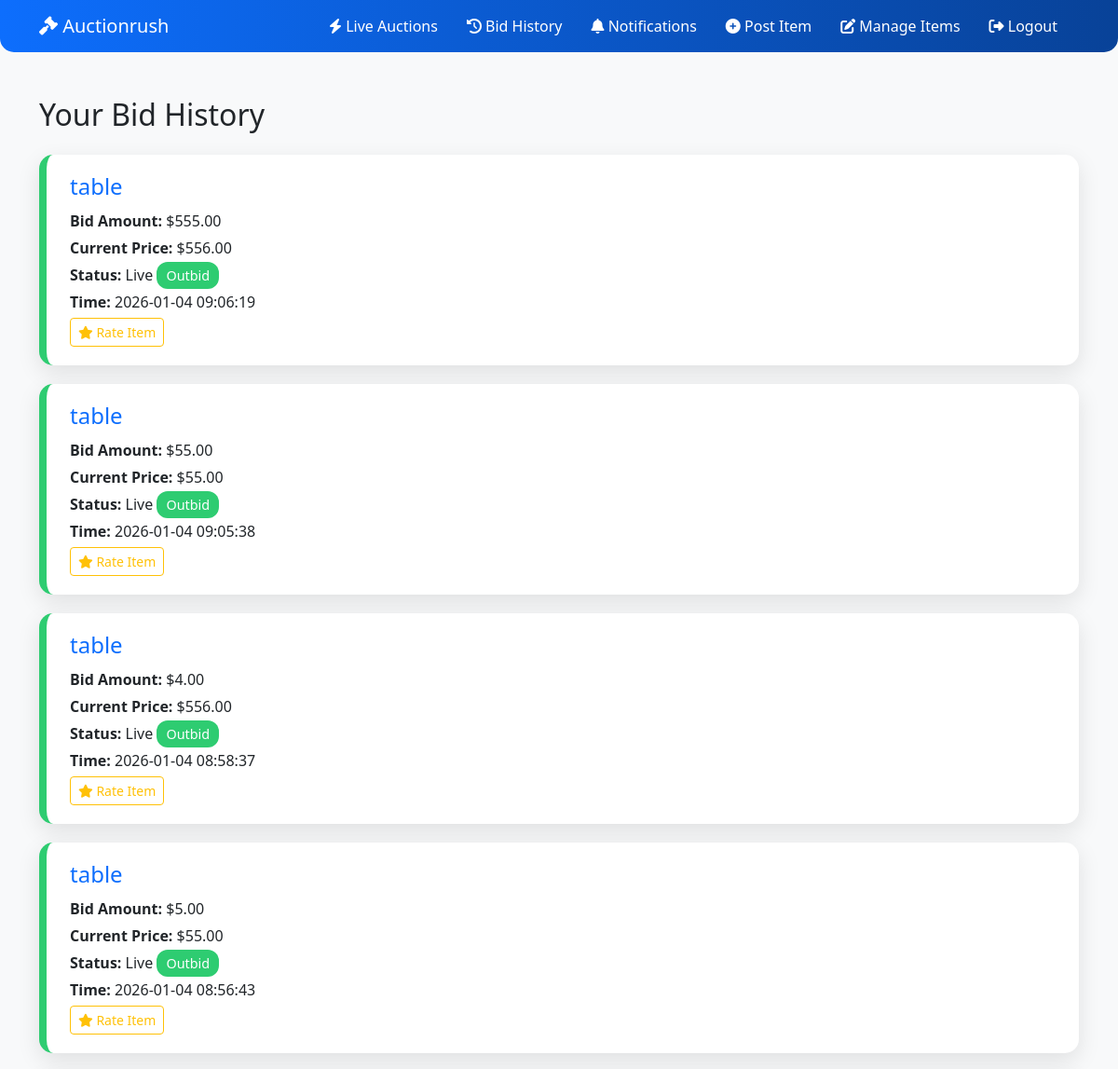
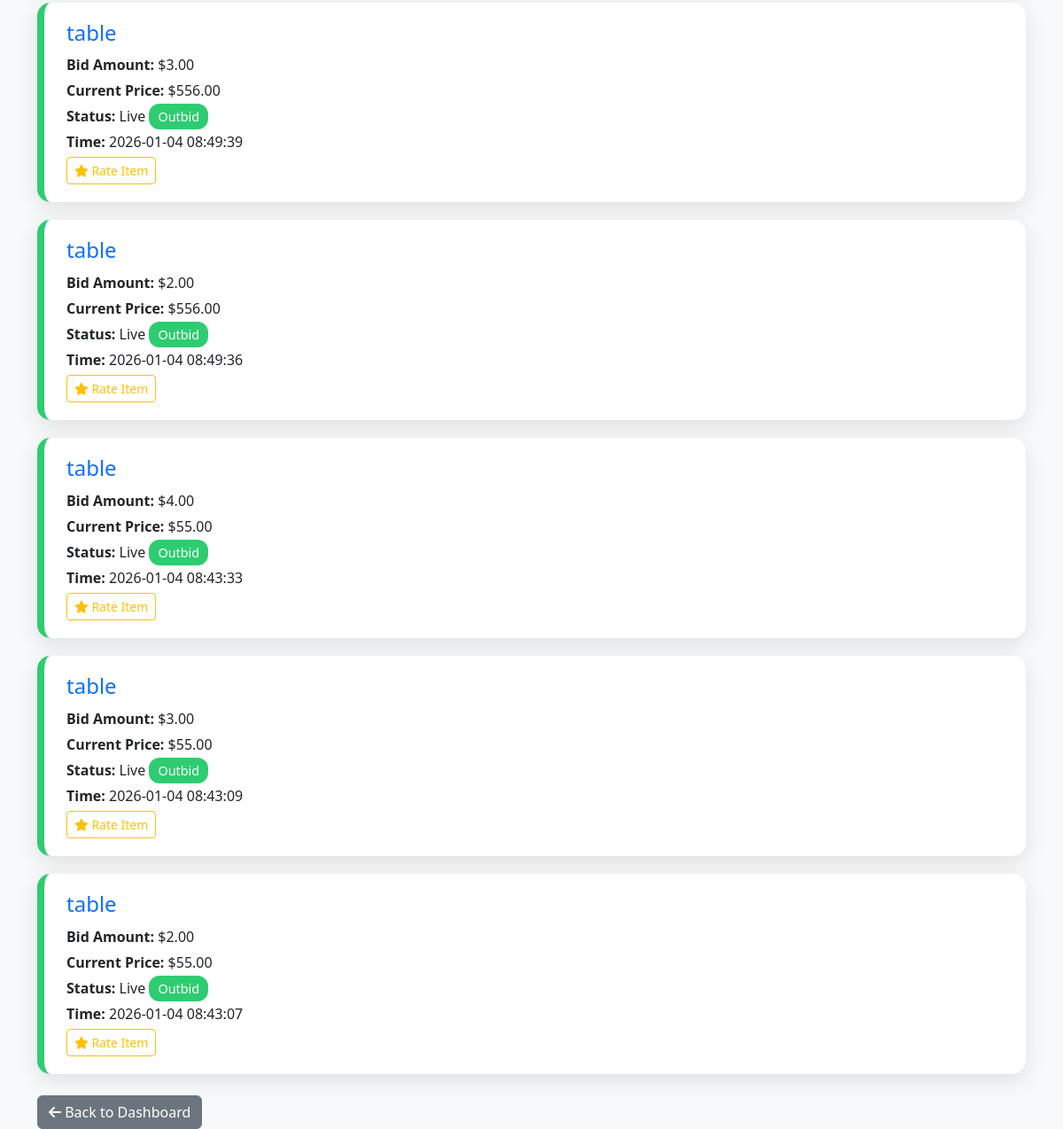
The page /history.php (signed in) on the database its author committed (2 pictures, top to bottom).
### tables this page shows
CREATE TABLE `bids` (
  `bid_id` int(11) NOT NULL,
  `item_id` int(11) NOT NULL,
  `user_id` int(11) NOT NULL,
  `bid_amount` decimal(10,2) NOT NULL,
  `bid_time` timestamp NOT NULL DEFAULT current_timestamp()
);

CREATE TABLE `items` (
  `item_id` int(11) NOT NULL,
  `seller_id` int(11) DEFAULT NULL,
  `title` varchar(100) NOT NULL,
  `description` text DEFAULT NULL,
  `starting_price` decimal(10,2) NOT NULL,
  `current_price` decimal(10,2) NOT NULL,
  `image` varchar(255) DEFAULT NULL,
  `status` enum('upcoming','live','closed') DEFAULT 'upcoming',
  `created_at` timestamp NOT NULL DEFAULT current_timestamp()
);

### history.php (the view, shortened to what this page needs)
<?php
include 'connect.php';
include 'header.php';
$user_id = $_SESSION['user_id'];
$bids = mysqli_query($conn, "
    SELECT b.bid_amount, b.bid_time, i.title, i.status, i.current_price, i.item_id
    FROM bids b
    JOIN items i ON b.item_id=i.item_id
    WHERE b.user_id=$user_id
    ORDER BY b.bid_time DESC
");
?>
<!DOCTYPE html>
<html lang="en">
<head>
<link href="https://cdn.jsdelivr.net/npm/bootstrap@5.3.0/dist/css/bootstrap.min.css" rel="stylesheet">
<link rel="stylesheet" href="https://cdnjs.cloudflare.com/ajax/libs/font-awesome/6.4.0/css/all.min.css">
</head>
<body>
<div class="container mt-5">
    <h2 class="mb-4">Your Bid History</h2>
    <?php while($row = mysqli_fetch_assoc($bids)):
        $status = $row['status'];
        $status_color = $status=='live' ? '#2ecc71' : ($status=='upcoming' ? '#f1c40f' : '#e74c3c');
        $winning = ($row['bid_amount']==$row['current_price'] && $status=='closed') ? 'Winner!' : 'Outbid';
        $badge_class = ($winning=='Winner!') ? 'winner' : (($status=='live') ? 'live' : (($status=='upcoming') ? 'upcoming' : 'outbid'));
    ?>
    <div class="bid-card" style="border-left-color: <?php echo $status_color; ?>;">
        <h4><?php echo htmlspecialchars($row['title']); ?></h4>
        <div class="bid-info">
            <p><strong>Bid Amount:</strong> $<?php echo number_format($row['bid_amount'],2); ?></p>
            <p><strong>Current Price:</strong> $<?php echo number_format($row['current_price'],2); ?></p>
            <p><strong>Status:</strong> <?php echo ucfirst($status); ?> <span class="badge-status <?php echo $badge_class; ?>"><?php echo $winning; ?></span></p>
            <p><strong>Time:</strong> <?php echo $row['bid_time']; ?></p>
        </div>
        <a href="feedback.php?item_id=<?php echo $row['item_id']; ?>" class="btn btn-sm btn-outline-warning">
            <i class="fas fa-star"></i> Rate Item
        </a>
    </div>
    <?php endwhile; ?>
    <div class="mt-4">
        <a href="dashboard.php" class="btn btn-secondary"><i class="fas fa-arrow-left"></i> Back to Dashboard</a>
    </div>
</div>
</body>
</html>

### header.php (shortened to what this page needs)
<!DOCTYPE html>
<html lang="en">
<head>
<link href="https://cdn.jsdelivr.net/npm/bootstrap@5.3.0/dist/css/bootstrap.min.css" rel="stylesheet">
<link rel="stylesheet" href="https://cdnjs.cloudflare.com/ajax/libs/font-awesome/6.4.0/css/all.min.css">
</head>
<body>
<nav class="navbar navbar-expand-lg navbar-custom">
  <div class="container">
    <a class="navbar-brand" href="dashboard.php"><i class="fas fa-gavel"></i> Auctionrush</a>
    <div class="collapse navbar-collapse justify-content-end" id="navbarNav">
      <div class="navbar-nav">
        <a class="nav-link" href="index.php"><i class="fas fa-bolt"></i> Live Auctions</a>
        <a class="nav-link" href="history.php"><i class="fas fa-history"></i> Bid History</a>
        <a class="nav-link" href="notifications.php"><i class="fas fa-bell"></i> Notifications</a>
        <a class="nav-link" href="post_item.php"><i class="fas fa-plus-circle"></i> Post Item</a>
        <a class="nav-link" href="organizer_dashboard.php"><i class="fas fa-edit"></i> Manage Items</a>
        <a class="nav-link" href="logout.php"><i class="fas fa-sign-out-alt"></i> Logout</a>
      </div>
    </div>
  </div>
</nav>
</body>
</html>

### header.php (style rules this page uses)
.navbar-custom { background: linear-gradient(90deg, #0d6efd, #084298); padding: 10px 20px; border-radius: 0 0 15px 15px; }
.navbar-custom a { color: #fff; font-weight: 500; margin-right: 15px; text-decoration: none; transition: all 0.3s ease; }
.navbar-brand { font-size: 1.5rem; font-weight: bold; color: #fff; }

### history.php (style rules this page uses)
body { background: #f8f9fa; }
.bid-card { background: #fff; border-radius: 15px; box-shadow: 0 8px 25px rgba(0,0,0,0.1); padding: 20px 25px; margin-bottom: 20px; border-left: 8px solid; transition: transform 0.3s, box-shadow 0.3s; }
.bid-card h4 { margin-bottom: 10px; color: #0d6efd; }
.badge-status { padding: 5px 10px; border-radius: 12px; font-weight: 500; font-size: 0.9rem; color: #fff; }
.live { background: #2ecc71; }
.bid-info p { margin-bottom: 5px; }

### rows shown on the page
bids: item.title "table", bid_amount "555.00", item.current_price "556.00", item.status "Live", bid_amount.current_price "Outbid", bid_time "2026-01-04 09:06:19"
bids: item.title "table", bid_amount "55.00", item.current_price "55.00", item.status "Live", bid_amount.status "Outbid", bid_time "2026-01-04 09:05:38"
bids: item.title "table", bid_amount "4.00", item.current_price "556.00", item.status "Live", bid_amount.current_price "Outbid", bid_time "2026-01-04 08:58:37"
bids: item.title "table", bid_amount "5.00", item.current_price "55.00", item.status "Live", bid_amount.current_price "Outbid", bid_time "2026-01-04 08:56:43"
bids: item.title "table", bid_amount "3.00", item.current_price "556.00", item.status "Live", bid_amount.current_price "Outbid", bid_time "2026-01-04 08:49:39"
bids: item.title "table", bid_amount "2.00", item.current_price "556.00", item.status "Live", bid_amount.current_price "Outbid", bid_time "2026-01-04 08:49:36"
bids: item.title "table", bid_amount "4.00", item.current_price "55.00", item.status "Live", bid_amount.current_price "Outbid", bid_time "2026-01-04 08:43:33"
bids: item.title "table", bid_amount "3.00", item.current_price "55.00", item.status "Live", bid_amount.current_price "Outbid", bid_time "2026-01-04 08:43:09"
bids: item.title "table", bid_amount "2.00", item.current_price "55.00", item.status "Live", bid_amount.current_price "Outbid", bid_time "2026-01-04 08:43:07"
